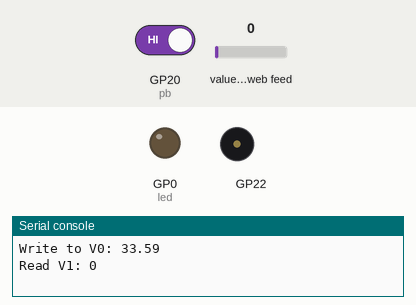
This program was run on a simulated Raspberry Pi Pico running CircuitPython. Parts: output pins drawn as LEDs (lit = HIGH), buzzer (waves = sounding), the last lines printed to the serial console. Inputs (shaded band) come from the test bench; at power-on: GP20 (pb) HIGH, value of the web feed 0. Random numbers come from a fixed seed; requests to the public web service named in the program get a made-up reply in its usual format after 0.4 s (London, UTC, broken clouds, 64 % humidity, 1013 hPa unless stated).

Above: at 2.8 s.
2.9 s: GP20 (pb) driven LOW
At 4.85 s:
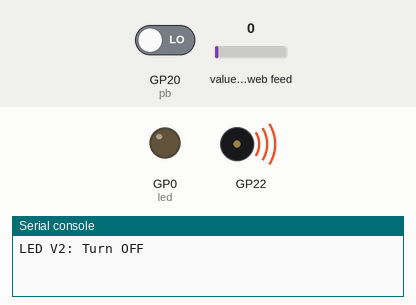
Timing chart, 0 to 15.7 s (numbered marks = the images above; inputs shaded):
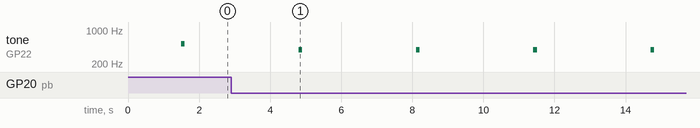

The program:

code.py
```python
"""
DESCRIPTION:
This example code will uses Robo Pico and Raspberry Pi Pico W to :
1) Send value to Blnyk App
2) Read data from Blynk App
3) Control Virtual LED on Blynk App using Button 20 on Robo Pico

AUTHOR  : Cytron Technologies Sdn Bhd
WEBSITE  : www.cytron.io
EMAIL    : support@cytron.io

REFERENCE:
Code adapted from 2023 peppe80, Personal IoT App with Blynk and Raspberry PI:
https://peppe8o.com/personal-iot-with-blynk-on-raspberry-pi/
"""

import os
import ipaddress
import wifi
import socketpool
import time
import microcontroller
import board
import digitalio
import simpleio
import adafruit_requests
import ssl
import random

# Get wifi and blynk token details from a settings.toml file
ssid = os.getenv("CIRCUITPY_WIFI_SSID")
password = os.getenv("CIRCUITPY_WIFI_PASSWORD")
blynkToken = os.getenv("blynk_auth_token")

# Buzzer
NOTE_G4 = 392
NOTE_C5 = 523
buzzer = board.GP22

# Initialize LED and button.
led = digitalio.DigitalInOut(board.GP0)
led.direction = digitalio.Direction.OUTPUT

# Active LOW Push Button
pb = digitalio.DigitalInOut(board.GP20)
pb.direction = digitalio.Direction.INPUT

# Write API
def write(token,pin,value):
        api_url = "https://blynk.cloud/external/api/update?token="+token+"&"+pin+"="+value
        response = requests.get(api_url)
        if "200" in str(response):
                print("Value successfully updated")
        else:
                print("Could not find the device token or wrong pin format")
# Read API
def read(token,pin):
        api_url = "https://blynk.cloud/external/api/get?token="+token+"&"+pin
        response = requests.get(api_url)
        return response.content.decode()

# Connect to Wi-Fi AP
print(f"Initializing...")
wifi.radio.connect(ssid, password)
print("connected!\n")
pool = socketpool.SocketPool(wifi.radio)
print("IP Address: {}".format(wifi.radio.ipv4_address))
print("Connecting to WiFi '{}' ...\n".format(ssid), end="")
requests = adafruit_requests.Session(pool, ssl.create_default_context())

simpleio.tone(buzzer, NOTE_C5, duration=0.1)

while True:
    try:
        while not wifi.radio.ipv4_address or "0.0.0.0" in repr(wifi.radio.ipv4_address):
            print(f"Reconnecting to WiFi...")
            wifi.radio.connect(ssid, password)

        # Write Blynk virtual pin V0
        # V0 can be assigned to Virtual Pin Widget on Blynk App
        # Send random number
        valV0 = str(round(random.uniform(0,250),2))
        write(blynkToken,"V0",valV0)
        print(f"Write to V0: {valV0}")

        # Read Blynk virtual pin V1
        # V1 can be assigned to Button Widget on Blynk App
        button = read(blynkToken,"V1")
        print(f"Read V1: {button}")
        if (button == "1"):
            led.value = True
        else:
            led.value = False

        # Write Blynk virtual pin V2
        # V2 can be assigned to LED Widget on Blynk App
        # If the button 20 pressed it will update on the LED on Blynk App
        if (pb.value == False):
            write(blynkToken,"V2","1")
            print("LED V2: Turn ON")
        else:
            write(blynkToken,"V2","0")
            print("LED V2: Turn OFF")
        print("")
        time.sleep(2)
        simpleio.tone(buzzer, NOTE_G4, duration=0.1)

    except OSError as e:
        print("Failed!\n", e)
        microcontroller.reset()
```

Measured:
- by itself, tone on GP22: alternates 392 Hz for 0.10 s and silent for 3.2 s
